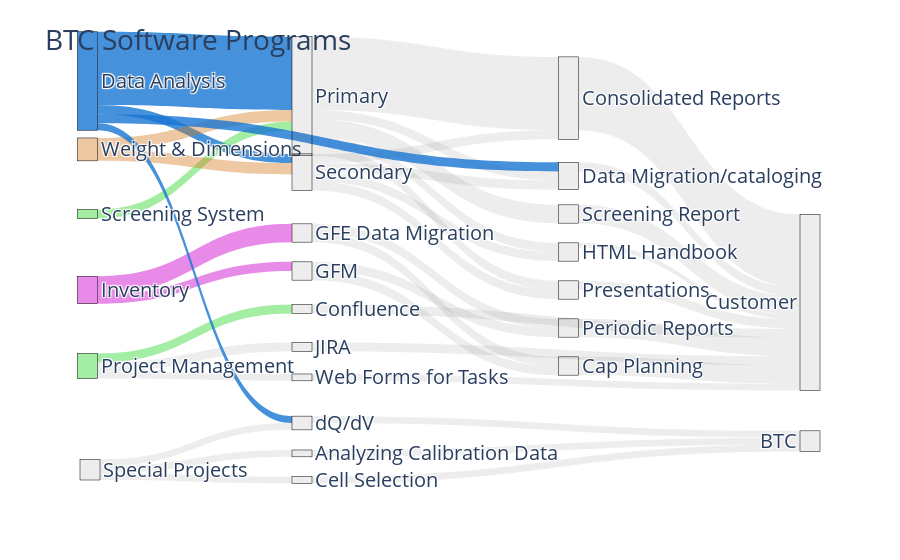

This figure's notebook cell:
### Code cell
import matplotlib.pyplot as plt
import plotly.graph_objects as go
import plotly.graph_objects as go
import plotly.express as px
plt.figure(figsize=(12, 16))
# Define the nodes and links
nodes = {
    "pad": 15,
    "thickness": 20,
    "line": dict(color="black", width=0.5),
    "label": [
        "Data Analysis",
        "Inventory",
        "Project Management",
        'Web Forms for Tasks',
        'Data Migration/cataloging',
        'Confluence',
        'Screening System',
        'Weight & Dimensions',
        'Primary',
        'Secondary',
        'GFE Data Migration',
        'JIRA',
        'Consolidated Reports',
        'HTML Handbook',
        'Presentations',
        'Periodic Reports',
        'Screening Report',
        'Customer',
        'Cap Planning',
        'GFM',
        'BTC',  # 20
        'Special Projects',
        'dQ/dV',
        'Analyzing Calibration Data',
        'Cell Selection',
    ],
    "color": [
        'rgba(24,  118, 210 , 0.80)',  # da
        'rgba(210,25,210, 0.5)',  # inv
        'rgba(25, 210, 28, 0.4)',  # Project M
        'rgba(80, 80, 80, 0.1)',  # Web task Forms
        'rgba(80, 80, 80, 0.1)',  # DM
        'rgba(80, 80, 80, 0.1)',  # Confluence
        'rgba(25, 210, 25, 0.4)',  # Screening
        'rgba(210, 117, 25, 0.4)',  # WD
        'rgba(80, 80, 80, 0.1)',  # PMDA
        'rgba(80, 80, 80, 0.1)',  # SDDA
        'rgba(80, 80, 80, 0.1)',  # GFE DAM
        'rgba(80, 80, 80, 0.1)',  # JIRA
        'rgba(80, 80, 80, 0.1)',  # consolidated reports
        'rgba(80, 80, 80, 0.1)',  # HTML
        'rgba(80, 80, 80, 0.1)',  # presentation
        'rgba(80, 80, 80, 0.1)',  # Periodic
        'rgba(80, 80, 80, 0.1)',  # screening report
        'rgba(80, 80, 80, 0.1)',  # customer
        'rgba(80, 80, 80, 0.1)',  # CAP Plan
        'rgba(80, 80, 80, 0.1)',  # GFM
        'rgba(80, 80, 80, 0.1)',  # BTC
        'rgba(80, 80, 80, 0.1)',  # Special Projects
        'rgba(80, 80, 80, 0.1)',  # dQ/dV
        'rgba(80, 80, 80, 0.1)',  # Analyzing calibration data
        'rgba(80, 80, 80, 0.1)',  # Cell Selection
    ]

}
links = {  # DA      Dap/das to deliverables  # D to PSC        #    Inventory     # Project Management     dm    screening                                                                       # Web task forms
    'source': [0, 0,  8,  8,  8, 9,   9,  9,   12, 13, 14,       1, 10, 15, 10, 18,     2, 2, 5, 11,         4,  6, 8, 16,      7, 7,  1,  19, 19,    8, 9, 0,  21, 21, 21, 22, 23, 24,      0,    2, 3],
    'target': [8, 9,  12, 13, 14, 12, 13, 14,   17, 17, 17,      10, 15, 17, 18, 17,    11, 5, 17, 17,       17, 8, 16, 17,      8, 9,  19,  15, 18,  4, 4, 4,  22, 23, 24, 20, 20, 20,      22,   3, 17],
    'value':  [3.2, 0.4, 3.2,  0.4,  0.4, 0.4,   0.4,  0.4, 3.2, 0.20,  0.4,      0.8,  0.4, 0.8, 0.4, 0.8,      0.4, 0.4,  0.4, 0.4,          0.4,  0.4,  0.8, 0.8,      0.5, 0.5,  0.4,   0.4, 0.4,     0.4, 0.4, 0.4,   0.3,  0.3,  0.3, 0.3,   0.3,  0.3,  0.3, 0.3, 0.3],
    # 'color': []
}

links['color'] = [
    "rgba(24,  118, 210 , 0.80)",  # DA to PDA
    "rgba(24,  118, 210 , 0.80)",  # Da to Sencodary
    'rgba(80, 80, 80, 0.1)',  # Primary to consolidated
    'rgba(80, 80, 80, 0.1)',  # PDA to HTML
    'rgba(80, 80, 80, 0.1)',  # PDA to presentation
    'rgba(80, 80, 80, 0.1)',  # SDA to consolidated
    'rgba(80, 80, 80, 0.1)',  # SDA to HTML
    'rgba(80, 80, 80, 0.1)',  # SDA to Presentation
    'rgba(80, 80, 80, 0.1)',  # Consolidated to PSC
    'rgba(80, 80, 80, 0.1)',  # HTML to PSC
    'rgba(80, 80, 80, 0.1)',  # Presentation to PSC
    'rgba(210,25,210, 0.5)',  # Inventory to GFE
    'rgba(80, 80, 80, 0.1)',  # GFE DM to Monthly
    'rgba(80, 80, 80, 0.1)',  # Monthly to PSC
    'rgba(80, 80, 80, 0.1)',  # GFE DM to CAP P
    'rgba(80, 80, 80, 0.1)',  # Cap P to PSC
    'rgba(80, 80, 80, 0.1)',  # PM to Jira
    'rgba(25, 210, 28, 0.4)',  # PM to confluence
    'rgba(80, 80, 80, 0.1)',  # confluence to PSC
    'rgba(80, 80, 80, 0.1)',  # JIRA to PSC
    'rgba(80, 80, 80, 0.1)',  # data migration to PSC
    'rgba(25, 210, 25, 0.4)',  # Screening to PDA
    'rgba(80, 80, 80, 0.1)',  # PDA to Screening report
    'rgba(80, 80, 80, 0.1)',  # Screening report to PSC
    'rgba(210, 117, 25, 0.4)',  # W&D to PDA
    'rgba(210, 117, 25, 0.4)',  # W&D to SDA
    'rgba(210,25,210, 0.5)',  # inventory to GFM
    'rgba(80, 80, 80, 0.1)',  # GFM to Monthly
    'rgba(80, 80, 80, 0.1)',  # GFM to CAP Planning
    'rgba(80, 80, 80, 0.1)',  # primary to data migration
    'rgba(80, 80, 80, 0.1)',  # secondary to data migration
    'rgba(24,  118, 210 , 0.80)',  # DA to data migration
    'rgba(80, 80, 80, 0.1)',  # SPP to cell selection
    'rgba(80, 80, 80, 0.1)',  # SPP to cell Analyzing calibration Data
    'rgba(80, 80, 80, 0.1)',  # SPP to cell Analyzing cell selection
    'rgba(80, 80, 80, 0.1)',  # dq/dv to BTC
    'rgba(80, 80, 80, 0.1)',  # ACB to BTC
    'rgba(80, 80, 80, 0.1)',  # Cell select to BTC
    'rgba(24,  118, 210 , 0.80)',  # Data analysis to dQ/dV
    'rgba(80, 80, 80, 0.1)',  # project management to web task forms
    'rgba(80, 80, 80, 0.1)',  # web task forms to PSC
]
# Define node positions (x and y coordinates)
node_positions = {
    "Data Analysis": (0.01, -0.05),
    "Inventory": (0.01, 0.50),
    "Project Management": (0.01, 0.70),
    "Data Migration/cataloging": (0.66, 0.2),
    "Web Forms for Tasks": (0.30, 0.73),
    "Screening System": (0.01, 0.30),
    "Confluence": (0.30, 0.55),
    "Weight & Dimensions": (0.01, 0.13),
    "Secondary": (0.30, 0.19),
    "Primary": (0.30, -0.01),
    "GFE Data Migration": (0.30, 0.35),
    "JIRA": (0.30, 0.65),
    "Consolidated Reports": (0.66, -0.005),
    "HTML Handbook": (0.66, 0.40),
    "Presentations": (0.66, 0.50),
    "Periodic Reports": (0.66, 0.60),
    "Screening Report": (0.66, 0.30),
    "Customer": (0.0, 0.0),
    "Cap Planning": (0.66, 0.70),
    "GFM": (0.30, 0.45),
    "BTC": (0.0, 0.0),
    "Special Projects": (0.0, 0.0),
    "dQ/dV": (0.30, 0.85),
    "Analyzing Calibration Data": (0.30, 0.93),
    "Cell Selection": (0.30, 1.0),
}

# Create a list of x and y coordinates for nodes
node_x = [node_positions[label][0] for label in nodes["label"]]
node_y = [node_positions[label][1] for label in nodes["label"]]

# Update the nodes dictionary with x and y coordinates
nodes["x"] = node_x
nodes["y"] = node_y
fig = go.Figure(go.Sankey(
    node=nodes,
    link=links
))
# MCSR
# Update layout and display the diagram
# Make GFE and GFM its ownn line
# add web based task forms
# add percentage from 0 to 9 depending on the amount of effort that we are putting into the project
# build a story with the lines
# Have colors

fig.update_layout(title_text="BTC Software Programs", font_size=20)
fig.show()
fig.write_image('images/fig5.png', width=1100, height=450)

### Figure 1 — Plotly figure (JSON) as saved in the notebook; plotly's stock layout.template omitted (floating-point values rounded to 4 significant figures)
{"data": [{"link": {"color": ["rgba(24,  118, 210 , 0.80)", "rgba(24,  118, 210 , 0.80)", "rgba(80, 80, 80, 0.1)", "rgba(80, 80, 80, 0.1)", "rgba(80, 80, 80, 0.1)", "rgba(80, 80, 80, 0.1)", "rgba(80, 80, 80, 0.1)", "rgba(80, 80, 80, 0.1)", "rgba(80, 80, 80, 0.1)", "rgba(80, 80, 80, 0.1)", "rgba(80, 80, 80, 0.1)", "rgba(210,25,210, 0.5)", "rgba(80, 80, 80, 0.1)", "rgba(80, 80, 80, 0.1)", "rgba(80, 80, 80, 0.1)", "rgba(80, 80, 80, 0.1)", "rgba(80, 80, 80, 0.1)", "rgba(25, 210, 28, 0.4)", "rgba(80, 80, 80, 0.1)", "rgba(80, 80, 80, 0.1)", "rgba(80, 80, 80, 0.1)", "rgba(25, 210, 25, 0.4)", "rgba(80, 80, 80, 0.1)", "rgba(80, 80, 80, 0.1)", "rgba(210, 117, 25, 0.4)", "rgba(210, 117, 25, 0.4)", "rgba(210,25,210, 0.5)", "rgba(80, 80, 80, 0.1)", "rgba(80, 80, 80, 0.1)", "rgba(80, 80, 80, 0.1)", "rgba(80, 80, 80, 0.1)", "rgba(24,  118, 210 , 0.80)", "rgba(80, 80, 80, 0.1)", "rgba(80, 80, 80, 0.1)", "rgba(80, 80, 80, 0.1)", "rgba(80, 80, 80, 0.1)", "rgba(80, 80, 80, 0.1)", "rgba(80, 80, 80, 0.1)", "rgba(24,  118, 210 , 0.80)", "rgba(80, 80, 80, 0.1)", "rgba(80, 80, 80, 0.1)"], "source": [0, 0, 8, 8, 8, 9, 9, 9, 12, 13, 14, 1, 10, 15, 10, 18, 2, 2, 5, 11, 4, 6, 8, 16, 7, 7, 1, 19, 19, 8, 9, 0, 21, 21, 21, 22, 23, 24, 0, 2, 3], "target": [8, 9, 12, 13, 14, 12, 13, 14, 17, 17, 17, 10, 15, 17, 18, 17, 11, 5, 17, 17, 17, 8, 16, 17, 8, 9, 19, 15, 18, 4, 4, 4, 22, 23, 24, 20, 20, 20, 22, 3, 17], "value": [3.2, 0.4, 3.2, 0.4, 0.4, 0.4, 0.4, 0.4, 3.2, 0.2, 0.4, 0.8, 0.4, 0.8, 0.4, 0.8, 0.4, 0.4, 0.4, 0.4, 0.4, 0.4, 0.8, 0.8, 0.5, 0.5, 0.4, 0.4, 0.4, 0.4, 0.4, 0.4, 0.3, 0.3, 0.3, 0.3, 0.3, 0.3, 0.3, 0.3, 0.3]}, "node": {"color": ["rgba(24,  118, 210 , 0.80)", "rgba(210,25,210, 0.5)", "rgba(25, 210, 28, 0.4)", "rgba(80, 80, 80, 0.1)", "rgba(80, 80, 80, 0.1)", "rgba(80, 80, 80, 0.1)", "rgba(25, 210, 25, 0.4)", "rgba(210, 117, 25, 0.4)", "rgba(80, 80, 80, 0.1)", "rgba(80, 80, 80, 0.1)", "rgba(80, 80, 80, 0.1)", "rgba(80, 80, 80, 0.1)", "rgba(80, 80, 80, 0.1)", "rgba(80, 80, 80, 0.1)", "rgba(80, 80, 80, 0.1)", "rgba(80, 80, 80, 0.1)", "rgba(80, 80, 80, 0.1)", "rgba(80, 80, 80, 0.1)", "rgba(80, 80, 80, 0.1)", "rgba(80, 80, 80, 0.1)", "rgba(80, 80, 80, 0.1)", "rgba(80, 80, 80, 0.1)", "rgba(80, 80, 80, 0.1)", "rgba(80, 80, 80, 0.1)", "rgba(80, 80, 80, 0.1)"], "label": ["Data Analysis", "Inventory", "Project Management", "Web Forms for Tasks", "Data Migration/cataloging", "Confluence", "Screening System", "Weight & Dimensions", "Primary", "Secondary", "GFE Data Migration", "JIRA", "Consolidated Reports", "HTML Handbook", "Presentations", "Periodic Reports", "Screening Report", "Customer", "Cap Planning", "GFM", "BTC", "Special Projects", "dQ/dV", "Analyzing Calibration Data", "Cell Selection"], "line": {"color": "black", "width": 0.5}, "pad": 15, "thickness": 20, "x": [0.01, 0.01, 0.01, 0.3, 0.66, 0.3, 0.01, 0.01, 0.3, 0.3, 0.3, 0.3, 0.66, 0.66, 0.66, 0.66, 0.66, 0, 0.66, 0.3, 0, 0, 0.3, 0.3, 0.3], "y": [-0.05, 0.5, 0.7, 0.73, 0.2, 0.55, 0.3, 0.13, -0.01, 0.19, 0.35, 0.65, -0.005, 0.4, 0.5, 0.6, 0.3, 0, 0.7, 0.45, 0, 0, 0.85, 0.93, 1]}, "type": "sankey"}], "layout": {"font": {"size": 20}, "title": {"text": "BTC Software Programs"}}}
